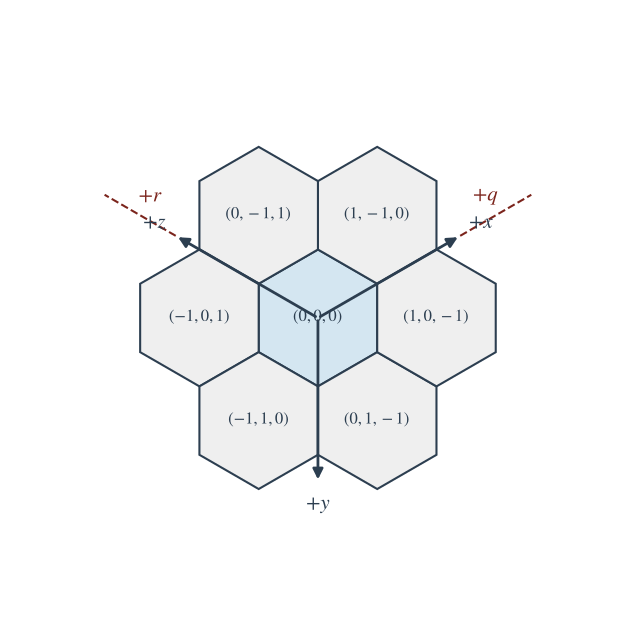

Recreate this plot in Python.
import matplotlib.pyplot as plt
import matplotlib.patches as mpatches
import numpy as np
import os

# Configuración tipográfica para estilo académico (LaTeX-like)
plt.rcParams.update({
    "font.family": "serif",
    "font.serif": ["Times New Roman"],
    "mathtext.fontset": "stix",
    "axes.unicode_minus": False
})

def main():
    fig, ax = plt.subplots(figsize=(8, 8))
    ax.set_aspect('equal')
    ax.axis('off')

    # Parámetros geométricos de los hexágonos
    R = 1.0
    orientation = 0

    # Paleta de colores
    color_center = "#D4E6F1"
    color_neighbor = "#EFEFEF"
    color_edge = "#2C3E50"
    color_text = "#2C3E50"
    color_dotted = "#7B241C"

    # Función para mapear coordenadas cúbicas (x, y, z) a cartesianas (X, Y)
    # en una topología hexagonal pointy-topped.
    def hex_center(x, y, z):
        X = (np.sqrt(3) / 2) * (x - z)
        Y = -1.5 * y
        return X, Y

    # Definición de la vecindad de radio 1: (x, y, z, is_center)
    # El orden corresponde a: Centro, y luego los 6 vecinos en sentido antihorario
    # comenzando desde la posición superior derecha.
    hexagons = [
        (0, 0, 0, True),     # Centro
        (1, -1, 0, False),   # Superior Derecha
        (0, -1, 1, False),   # Superior Izquierda
        (-1, 0, 1, False),   # Izquierda
        (-1, 1, 0, False),   # Inferior Izquierda
        (0, 1, -1, False),   # Inferior Derecha
        (1, 0, -1, False)    # Derecha
    ]

    # Renderizado de los hexágonos y sus etiquetas
    for x, y, z, is_center in hexagons:
        X, Y = hex_center(x, y, z)
        color = color_center if is_center else color_neighbor
        
        # Crear el polígono hexagonal
        hexagon = mpatches.RegularPolygon(
            (X, Y),
            numVertices=6,
            radius=R,
            orientation=orientation,
            facecolor=color,
            edgecolor=color_edge,
            linewidth=1.5,
            zorder=1
        )
        ax.add_patch(hexagon)
        
        # Añadir la etiqueta de la coordenada cúbica
        label = rf'$({x}, {y}, {z})$'
        ax.text(X, Y, label, ha='center', va='center', 
                color=color_text, fontsize=12, zorder=3)

    # --- Representación de Ejes Cúbicos y Axiales ---
    
    # Vectores directores para los ejes cúbicos +x, +y, +z
    # Estos vectores apuntan exactamente a través de los vértices del hexágono central
    # (que corresponden a las fronteras entre los hexágonos vecinos).
    v_x = (np.sqrt(3)/2, 0.5)   # 30 grados
    v_y = (0, -1.0)             # 270 grados
    v_z = (-np.sqrt(3)/2, 0.5)  # 150 grados

    L_arrow = 2.4   # Longitud de la flecha sólida (ejes cúbicos)
    L_dotted = 3.6  # Longitud total con la extensión punteada (ejes axiales)

    def add_axis(v_dir, label, is_qr=False, qr_label=''):
        vx, vy = v_dir
        
        # Flecha sólida para el eje cúbico
        ax.annotate('', xy=(vx * L_arrow, vy * L_arrow), xytext=(0, 0),
                    arrowprops=dict(arrowstyle='-|>', color=color_edge, lw=2, mutation_scale=15),
                    zorder=2)
        
        # Etiqueta del eje cúbico
        ax.text(vx * (L_arrow + 0.35), vy * (L_arrow + 0.35), label, 
                color=color_edge, fontsize=15, ha='center', va='center', zorder=4)
        
        if is_qr:
            # Línea punteada que extiende el eje para ilustrar la proyección axial
            ax.plot([vx * L_arrow, vx * L_dotted], [vy * L_arrow, vy * L_dotted], 
                    color=color_dotted, linestyle='--', lw=1.5, zorder=1)
            
            # Calcular posición para la etiqueta del eje axial (offset perpendicular)
            mid_x = vx * (L_arrow + L_dotted) / 2
            mid_y = vy * (L_arrow + L_dotted) / 2
            
            # Offset perpendicular para no sobreescribir la línea
            if label == r'$+z$':
                off_x, off_y = vy, -vx  # Offset hacia arriba-derecha
            else:
                off_x, off_y = -vy, vx  # Offset hacia arriba-izquierda
                
            offset_dist = 0.3
            ax.text(mid_x + off_x * offset_dist, mid_y + off_y * offset_dist, qr_label, 
                    color=color_dotted, fontsize=15, ha='center', va='center', zorder=4)

    # Dibujar los tres ejes principales
    add_axis(v_x, r'$+x$', is_qr=True, qr_label=r'$+q$')
    add_axis(v_y, r'$+y$')
    add_axis(v_z, r'$+z$', is_qr=True, qr_label=r'$+r$')

    # Ajustar límites de la ventana para que no se corte ningún elemento
    ax.set_xlim(-4.5, 4.5)
    ax.set_ylim(-4.5, 4.5)

    # Guardar la figura en PDF
    output_filename = "vecindad_hexagonal.pdf"
    output_path = os.path.join(os.path.dirname(os.path.abspath(__file__)), output_filename)
    plt.savefig(output_path, bbox_inches='tight', format='pdf', transparent=True)
    print(f"Figura guardada exitosamente en: {output_path}")

if __name__ == '__main__':
    main()
